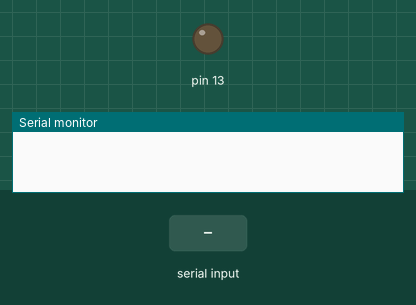
Simulated run of this sketch. Board: Arduino Uno, built with avr-gcc and run on an emulated ATmega328P. Shown: output pins drawn as LEDs (lit = HIGH), the last lines printed to the serial monitor. The inputs (shaded band) are chosen by the test bench.

Above: at 1.2 s.
1.3 s: "*start" received over the second serial link
At 2.1 s:
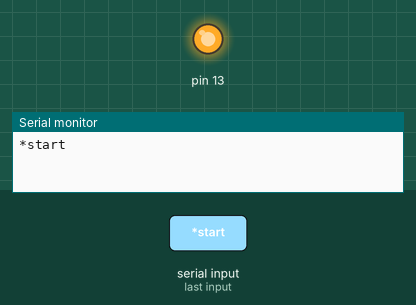
2.8 s: "*stop" received over the second serial link
At 4.1 s:
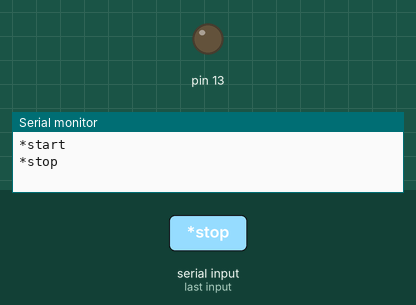
Timing chart, 0 to 5.8 s (numbered marks = the images above; inputs shaded):
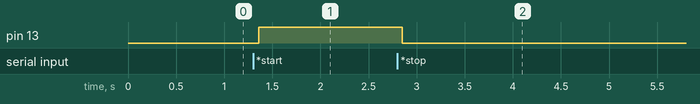

The sketch:

bt_voice.ino
```cpp
#include <SoftwareSerial.h>

SoftwareSerial BT(2, 3); //TX, RX respetively
String voice;

void setup()
{
  BT.begin(38400);
  Serial.begin(38400);
  pinMode(13, OUTPUT);
}

void loop()
{
  while (BT.available())
  {
    //Check if there is an available byte to read
    delay(10); //Delay added to make thing stable
    char c = BT.read(); //Conduct a serial read
    if (c == '#')
    {
      break;
    } //Exit the loop when the # is detected after the word

    voice += c; //Shorthand for voice = voice + c
  }

  if (voice.length() > 0)
  {
    Serial.println(voice);

    if(voice == "*start")
    {
      digitalWrite(13, HIGH);
    }

    else if(voice == "*stop")
    {
      digitalWrite(13, LOW);
    }

  voice=""; //Reset the variable after initiating

  }
}
```

Measured:
- after the input at 1.3 s, pin 13: LOW → HIGH after 0.06 s
- after the input at 2.8 s, pin 13: HIGH → LOW after 0.05 s
